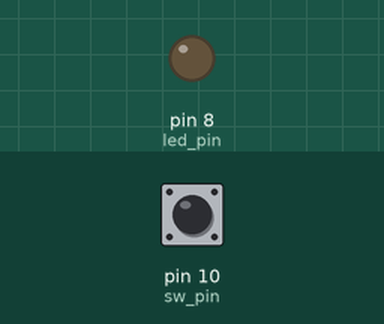
A sketch run on a simulated Arduino Uno, built with avr-gcc and run on an emulated ATmega328P. Parts: output pins drawn as LEDs (lit = HIGH). The inputs (shaded band) are chosen by the test bench; at power-on: pin 10 (sw_pin) LOW.

Above: at 1.2 s.
1.3 s: pin 10 (sw_pin) pulled HIGH for 0.15 s
At 1.37 s:
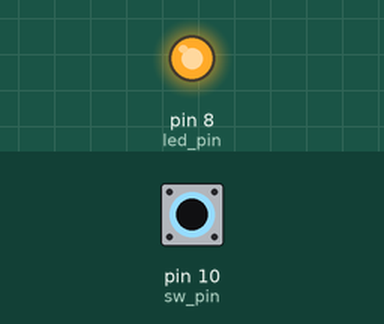
2.9 s: pin 10 (sw_pin) pulled HIGH for 3.2 s
At 7.0 s:
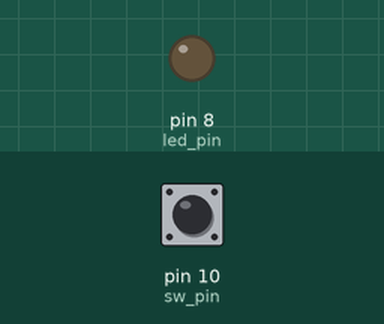
Timing chart, 0 to 8.5 s (numbered marks = the images above; inputs shaded):
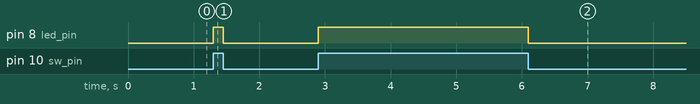

The sketch:

2.ino
```cpp
int led_pin = 8;
int sw_pin = 10;
int sw_state;

void setup() {
   pinMode (led_pin, OUTPUT);
   pinMode (sw_pin, INPUT);
}

void loop() {
  sw_state = digitalRead(sw_pin);
  if(sw_state == 1){
    digitalWrite(led_pin, HIGH);
  }
  else{
    digitalWrite(led_pin, LOW);
  }
}
```

Measured:
- after the input at 1.3 s, pin 8 (led_pin): LOW → HIGH at once, → LOW 0.15 s later
- after the input at 2.9 s, pin 8 (led_pin): LOW → HIGH at once, → LOW 3.2 s later
